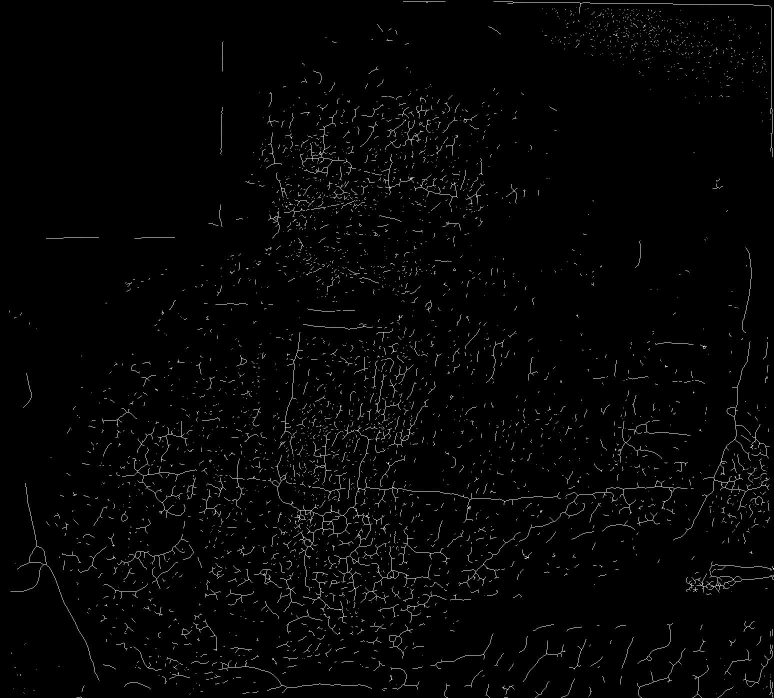
#> input picture ImageProcessingPython/ImagePyInstallerTest.jpg, 1547 x 1396 px (shown at 1/2 size)
$ python -i KirschImageProcessing.py   (imports and definitions only)   (older library calls are emulated)
#> lines starting #> are read from the running program, lines starting #| are printed output that depends on the picture; after the words box and inside, x2 and y2 are one past the last pixel; in counts of white or black regions, pixels touching at a corner belong together
#> further down, picture is the input picture: shape (1396, 1547); min 0, max 255, mean 5.3
"""
  License: GPL

  This program is free software; you can redistribute it and/or
  modify it under the terms of the GNU General Public License 2
  as published by the Free Software Foundation.

  This program is distributed in the hope that it will be useful,
  but WITHOUT ANY WARRANTY; without even the implied warranty of
  MERCHANTABILITY or FITNESS FOR A PARTICULAR PURPOSE.  See the
  GNU General Public License for more details.

  You should have received a copy of the GNU General Public License
  along with this program; if not, write to the Free Software
  Foundation, Inc., 59 Temple Place - Suite 330, Boston, MA  02111-1307, USA.
"""

import numpy as np
import warnings as war

from os import walk
from os import path
from scipy.ndimage import convolve
from skimage import io
from skimage.color import grey2rgb
from skimage.color import rgb2gray
from skimage.draw import line
from skimage.exposure import equalize_adapthist
from skimage.filters import threshold_adaptive
from skimage.morphology import skeletonize_3d, remove_small_objects
from skimage.restoration import denoise_tv_chambolle
from skimage.transform import probabilistic_hough_line

class KirschImageProcessing():
    def __init__(self):
        # kernelG1
        self.N = np.array([[5, 5, 5],
                           [-3, 0, -3],
                           [-3, -3, -3]], dtype=np.float32)

        # kernelG2
        self.NW = np.array([[5, 5, -3],
                            [5, 0, -3],
                            [-3, -3, -3]], dtype=np.float32)

        # kernelG3
        self.W = np.array([[5, -3, -3],
                           [5, 0, -3],
                           [5, -3, -3]], dtype=np.float32)

        # kernelG4
        self.SW = np.array([[-3, -3, -3],
                            [5, 0, -3],
                            [5, 5, -3]], dtype=np.float32)

        # kernelG5
        self.S = np.array([[-3, -3, -3],
                           [-3, 0, -3],
                           [5, 5, 5]], dtype=np.float32)

        # kernelG6
        self.SE = np.array([[-3, -3, -3],
                            [-3, 0, 5],
                            [-3, 5, 5]], dtype=np.float32)

        # kernelG7
        self.E = np.array([[-3, -3, 5],
                           [-3, 0, 5],
                           [-3, -3, 5]], dtype=np.float32)

        # kernelG8
        self.NE = np.array([[-3, 5, 5],
                            [-3, 0, 5],
                            [-3, -3, -3]], dtype=np.float32)

        #self.kernels = [self.W, self.NW, self.NE, self.N,
        #                self.SW, self.S, self.SE,
        #                self.E]
        self.kernels = [self.W, self.NW, self.NE,
                        self.E, self.SE, self.SW,
                        self.S, self.N]

    # [68 lines left out: functions saveWithLineDetection, saveWithoutLineDetection, loadImage, loadImagesFrom, not called in this run]

    """
    def showImage(self, img, returnImg=False):
        Shows an image. Uncomment this function and use it with Jupyter Notebooks.
        :param img: image to show
        :param returnImg: image figure option
        :return: image figure

        fig = plt.figure(figsize=(20, 20))
        plt.imshow(img, cmap=plt.cm.gray)
        if returnImg == True:
            return fig
    """

    # [15 lines left out: function prepareImage, not called in this run]

    def deleteSmallObjects(self, img, minLength=30, conn=50):
        """
        Deletes small objects along the image.
        :param img: image for removing objects
        :param minLength: minimum length for an object to be removed
        :param conn: neighborhood of a pixel to determine the object to remove
        :return: image with small objects removed
        """
        img_2 = remove_small_objects(img, minLength, connectivity=conn)
        img_3 = ~np.array(img_2)
        img_4 = remove_small_objects(img_3, minLength, connectivity=conn)
        return ~np.array(img_4)

    def binarizeImage(self, img):
        """
        Binarized an image.
        :param img: image to binarized
        :return: image binarized
        """
        t = threshold_adaptive(img, 1)
        return img >= t

    def kirschProcessing(self, img, kernelId=0, angles=np.linspace(-0.3, 0.3, num=600), lineLength=30, lineGap=16,
                         minLengthSmallObjects=30, conn=50, lineDetection=True):
        """
        Applys kirsch filtering and line detection to a prepared image.
        :param img: prepared image
        :param kernelId: id of the kirsch kernel to apply
        :param angles: angles for detecting lines
        :param lineLength: minimum line length to detect
        :param lineGap: maximum gap between pixel in the image to form a line
        :param minLengthSmallObjects: minimum length for an object to be removed
        :param conn: neighborhood of a pixel to determine the object to remove
        :param lineDetection: true / false if the user want to detect lines
        :return: processed image and lines detected
        """
#> called with kernelId = 0, angles = array of shape (600,), lineLength = 30, lineGap = 16, minLengthSmallObjects = 30, conn = 50, lineDetection = True
        # with war.catch_warnings():
        # war.simplefilter("ignore")
        # Aqui aplicamos el kernel de kirsch
        imgConvolve = convolve(img, self.kernels[kernelId])
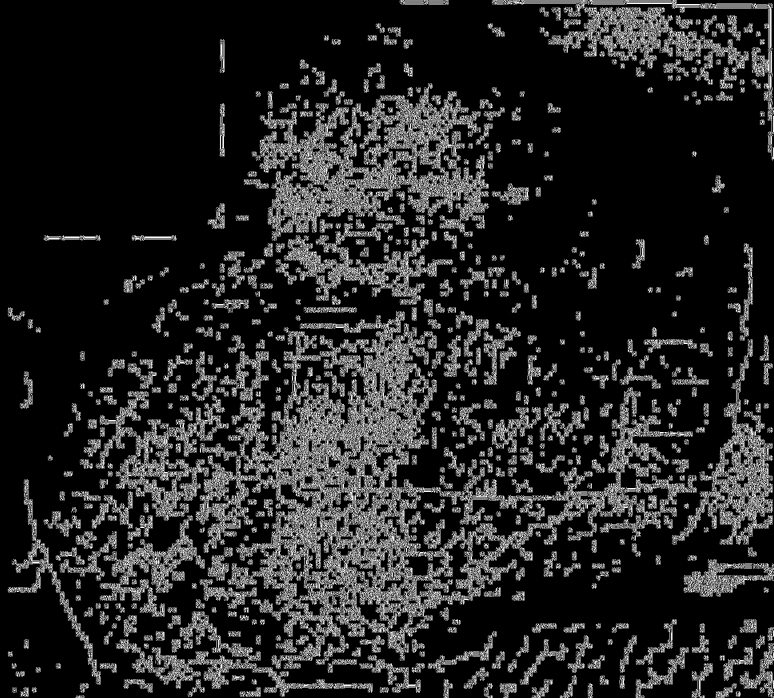
#> imgConvolve: shape (1396, 1547) (shown at 1/2 size); min 0, max 255, mean 37.3
        imgBin = self.binarizeImage(imgConvolve)
#> in binarizeImage, `t = threshold_adaptive(img, 1)`: t: shape (1396, 1547) bool; every value is 0
#> in binarizeImage, `return img >= t`: returned value: shape (1396, 1547) bool; every value is 1
        imgRemoveSmall = self.deleteSmallObjects(imgBin, minLengthSmallObjects, conn)
        imgSkeletonize3D = skeletonize_3d(imgRemoveSmall)
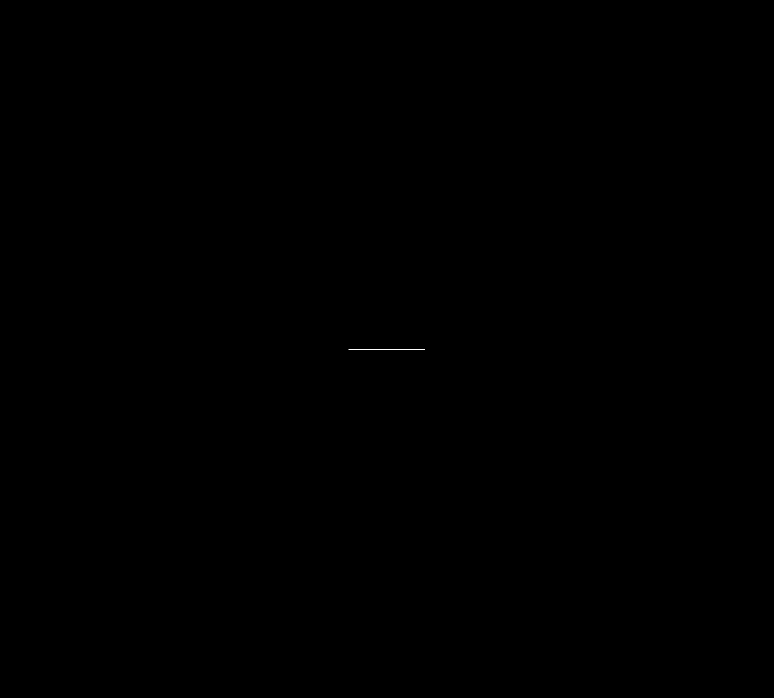
#> imgSkeletonize3D: shape (1396, 1547) (shown at 1/2 size); 0.01% white in thin lines or dots, all inside (x1, y1, x2, y2) = (697, 698, 850, 699)

        lines = None
        if (lineDetection == True):
            # Detect lines
            lines = probabilistic_hough_line(imgSkeletonize3D, threshold=0, line_length=lineLength,
                                             line_gap=lineGap,
                                             theta=angles)
#> lines = []
        return [imgSkeletonize3D, lines]

>>> import cv2
>>> picture = cv2.imread('../../ImageProcessingPython/ImagePyInstallerTest.jpg', cv2.IMREAD_GRAYSCALE)
>>> result = KirschImageProcessing().kirschProcessing(picture)
#> result = 2 items
